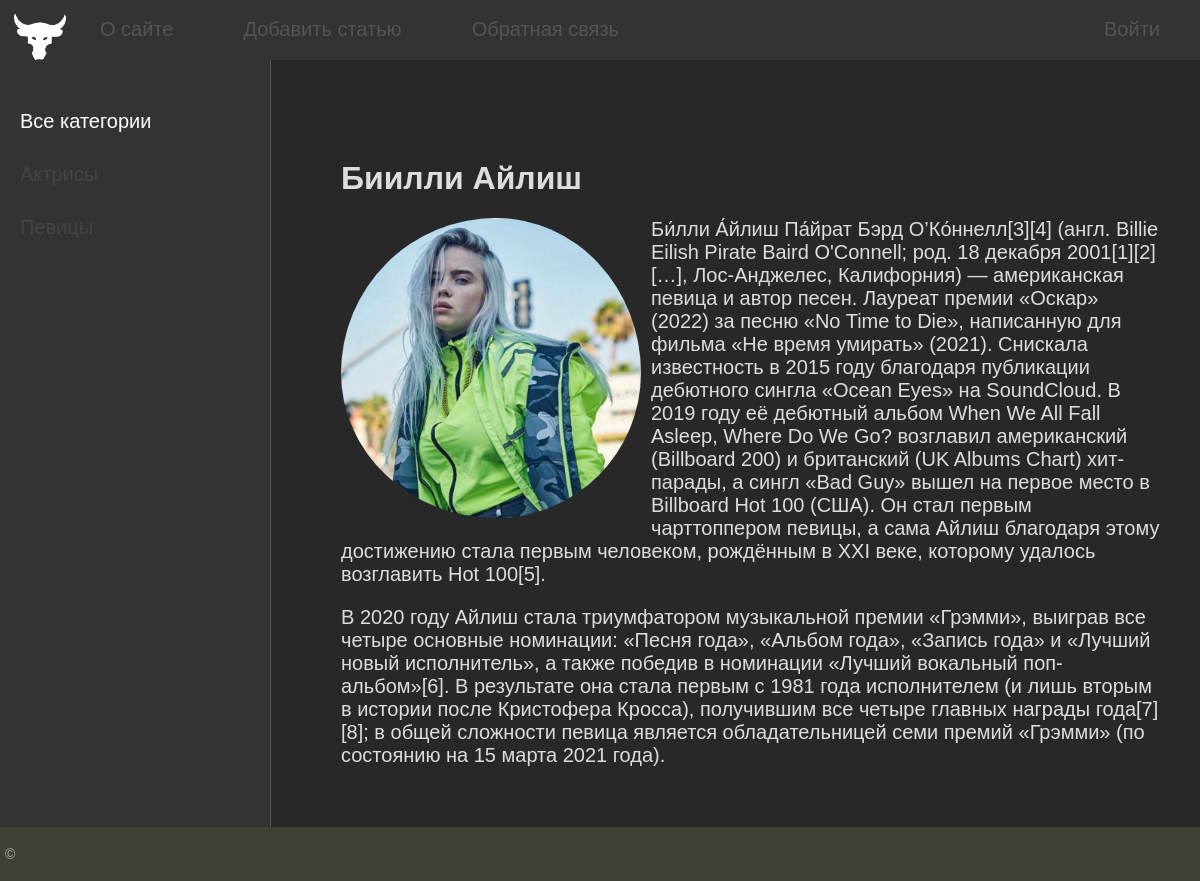
Page /post/biilli-ajlish (signed in) on the committed database.
### women/models.py (models this page shows, shortened)
class Women(models.Model):
    title = models.CharField(max_length=256, verbose_name='Заголовок')
    slug = models.SlugField(max_length=255, unique=True,db_index=True,verbose_name='URL')
    content = models.TextField(blank=True, verbose_name='Текст статьи')
    photo = models.ImageField(upload_to="photos/%Y/%m/%d/", verbose_name='Фото')
    time_create = models.DateTimeField(auto_now_add=True, verbose_name='Дата создания')
    time_update = models.DateTimeField(auto_now= True, verbose_name='Дата изменения')
    is_published = models.BooleanField(default= True, verbose_name='Публикация')
    cat = models.ForeignKey('Category', on_delete=models.PROTECT, null=True, verbose_name='Категория')
    def __str__(self):
        return self.title
    class Meta:
        verbose_name='Известные женщины'
        verbose_name_plural= 'Известные женщины'
        ordering = ['time_create', 'title']

### women/views.py (the view)
# urls.py: path('post/<slug:post_slug>', ShowPost.as_view(),name='post'),
class ShowPost(DataMixin,DetailView):
    model = Women
    template_name = 'women/post.html'
    slug_url_kwarg = 'post_slug'
    context_object_name = 'post'
    def get_context_data(self,*, object_list=None, **kwargs) :
        context = super().get_context_data(**kwargs)
        c_def = self.get_user_context(title=context['post'])
        return dict(list(context.items())+list(c_def.items()))

### women/models.py (called while the page is built)
    def get_absolute_url(self):
        return reverse('category', kwargs={'cat_slug':self.slug})

### women/utils.py (called while the page is built)
    def get_user_context(self, **kwargs):
        context = kwargs
        cats = Category.objects.annotate(Count('women'))
        user_menu = menu.copy()
        if not self.request.user.is_authenticated:
            user_menu.pop(1)
        context['menu'] = user_menu
        context['cats'] = cats
        if 'cat_selected' not in context:
            context['cat_selected'] = 0
        return context

### women/templates/women/post.html
{% extends 'women/base.html' %}
{% block content %}
<h1>{{ post.title }}</h1>
{% if post.photo %}
<p><img class="img-article-left" src="{{post.photo.url}}" ></p>
{% endif %}
{{post.content | linebreaks}}
{% endblock %}

### women/templates/women/base.html (shortened to what this page needs)
{% load static %}
{% load women_tags %}
<!DOCTYPE html>
<html>
<head>
	<link type="text/css" href="{% static 'women/css/styles.css' %}" rel="stylesheet" />
</head>
<body>
<table class="table-page" border=0 cellpadding="0" cellspacing="0">
<tr><td valign=top>
{% block mainmenu %}
		<div class="header">
			<ul id="mainmenu" class="mainmenu">
			<li class="logo"><a href="{% url 'home' %}"><div class="logo"></div></a></li>
{% for m in menu %}
	{% if not forloop.last %}
			<li><a href="{% url m.url_name %}">{{m.title}}</a></li>
	{% else %}
			<li class="last"><a href="#">{{m.title}}</a></li>
	{% endif %}
{% endfor %}
			</ul>
		</div>
{% endblock mainmenu %}
<table class="table-content" border=0 cellpadding="0" cellspacing="0">
<tr>
	<td valign="top" class="left-chapters">
	<ul id="leftchapters">
		{% if cat_selected == 0 %}
			<li class="selected">Все категории</li>
		{% else %}
		<li><a href="{% url 'home' %}">Все категории</a></li>
		{% endif %}
		{% for c in cats %}
		{% if c.women__count > 0 %}
			{% if c.pk == cat_selected %}
				<li class="selected">{{ c.name }}</li>
			{% else %}
				<li><a href="{{ c.get_absolute_url }}">{{c.name}}</a></li>
			{% endif %}
		{% endif %}
		{% endfor %}
	</ul>
</td>
<td valign="top" class="content">
	<div class="content-text">
{% block content %}
{% endblock %}
	</div>
</td></tr></table>
</td></tr>
<tr><td valign=top>
	<div id="footer">
		<p>&copy; </p>
	</div>
</td></tr></table>
</body>
</html>

### women/static/women/css/styles.css (style rules this page uses)
html, body { font-family: 'Arial', sans-serif; margin: 0; padding: 0; height: 100%; width: 100%; color: #fff; background-color: #282828; }
a { color: #ccc; text-decoration: none; }
img { max-width: 600px; height: auto; border-radius: 50%; }
img.img-article-left { width: 300px; height: 300px; object-fit: cover; object-position: center; float: left; padding: 0 10px 10px 0; border-radius: 50%; }
.table-page { width: 100%; height: 100%; vertical-align: top; }
.table-page tr { height: 100%; }
.header { background: #333; height: 60px; }
.logo { background: url('../images/logo1.png') no-repeat 5px 10px; width: 70px; height: 60px; border-radius: 50%; background-size: 100% 100%; }
ul.mainmenu { list-style: none; margin: 0; padding: 0; height: 60px; color: #d22300; font-size: 20px; overflow: hidden; }
ul.mainmenu li { float: left; margin: 18px 40px 0 30px; }
ul.mainmenu li.logo { margin: 0; }
ul.mainmenu li.last { float: right; }
ul.mainmenu li a { color: #555; text-decoration: none; }
.table-content { width: 100%; min-height: 100%; height: 100%; }
.left-chapters { margin: 0; background: #333; border-right: 1px solid #555; min-height: 100%; }
.left-chapters ul { width: 230px; min-height: 100%; margin: 0; padding: 20px; list-style: none; font-size: 20px; }
.left-chapters ul li { margin: 30px 0; color: #999; }
.left-chapters ul li.selected { color: #ffffff; }
.left-chapters ul li a { color: #444; text-decoration: none; }
.content { padding: 40px; width: 100%; box-sizing: border-box; }
.content-text { margin: 60px 0 0 30px; color: #ddd; font-size: 20px; font-family: "Yandex Sans Display Light", sans-serif; }
.content-text h1 { font-size: 32px; }
#footer { box-sizing: border-box; background: #3F4137; padding: 5px; color: #aaa; font-size: 14px; font-family: Verdana, Geneva, Arial, Helvetica; text-align: left; overflow: hidden; }

### rows in the picture
Women: title "Биилли Айлиш", photo (picture), content "Би́лли А́йлиш Па́йрат Бэрд О’Ко́ннелл[3][4] (англ. Billie Eilish Pirate Baird O'Connell; род. 18 декабря 2001[1][2][…], Лос-Анджелес, Калифорния) — американская певица и автор песен. Лауреат премии «Оскар» (2022) за песню «No Time to Die», написанную для фильма «Не время умирать» (2021). Снискала известность в 2015 году благодаря публикации дебютного сингла «Ocean Eyes» на SoundCloud. В 2019 году её дебютный альбом When We All Fall Asleep, Where Do We Go? возглавил американский (Billboard 200) и британский (UK Albums Chart) хит-парады, а сингл «Bad Guy» вышел на первое место в Billboard Hot 100 (США). Он стал первым чарттоппером певицы, а сама Айлиш благодаря этому достижению стала первым…"

### other values in the picture
{{ m.title }} "О сайте" "Добавить статью" "Обратная связь"
{{ m.title }} "Войти"
